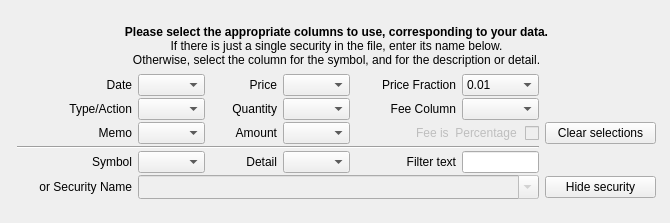
<?xml version="1.0" encoding="UTF-8"?>
<ui version="4.0">
 <class>InvestmentPage</class>
 <widget class="QWidget" name="InvestmentPage">
  <property name="geometry">
   <rect>
    <x>0</x>
    <y>0</y>
    <width>670</width>
    <height>223</height>
   </rect>
  </property>
  <property name="minimumSize">
   <size>
    <width>0</width>
    <height>190</height>
   </size>
  </property>
  <property name="maximumSize">
   <size>
    <width>16777215</width>
    <height>243</height>
   </size>
  </property>
  <property name="windowTitle">
   <string>Investment Wizard Page</string>
  </property>
  <layout class="QGridLayout" name="gridLayout_2">
   <item row="0" column="0">
    <layout class="QHBoxLayout" name="horizontalLayout" stretch="5,500,2">
     <item>
      <spacer name="horizontalSpacer">
       <property name="orientation">
        <enum>Qt::Horizontal</enum>
       </property>
       <property name="sizeHint" stdset="0">
        <size>
         <width>40</width>
         <height>20</height>
        </size>
       </property>
      </spacer>
     </item>
     <item>
      <layout class="QVBoxLayout" name="verticalLayout" stretch="50,100">
       <item>
        <widget class="QLabel" name="label">
         <property name="sizePolicy">
          <sizepolicy hsizetype="Preferred" vsizetype="Fixed">
           <horstretch>0</horstretch>
           <verstretch>0</verstretch>
          </sizepolicy>
         </property>
         <property name="maximumSize">
          <size>
           <width>16777215</width>
           <height>50</height>
          </size>
         </property>
         <property name="text">
          <string>&lt;body style=&quot; font-family:'Sans Serif';font-size:9pt; font-weight:400; font-style:normal;&quot;&gt;
&lt;p align=&quot;center&quot; &gt;&lt;span style=&quot; font-size:9pt; font-weight:600;&quot;&gt;Please select the appropriate columns to use, corresponding to your data.&lt;/span&gt;&lt;br /&gt;&lt;span style=&quot; font-size:9pt;&quot;&gt;If there is just a single security in the file, enter its name below.&lt;br /&gt;Otherwise, select the column for the symbol, and for the description or detail.&lt;/span&gt;&lt;/p&gt;&lt;/body&gt;</string>
         </property>
        </widget>
       </item>
       <item>
        <layout class="QGridLayout" name="gridLayout" rowstretch="9,9,9,3,9,9" columnstretch="23,12,12,12,20,14,20">
         <property name="horizontalSpacing">
          <number>6</number>
         </property>
         <property name="verticalSpacing">
          <number>2</number>
         </property>
         <item row="0" column="2">
          <widget class="QLabel" name="labelInv_price">
           <property name="enabled">
            <bool>true</bool>
           </property>
           <property name="minimumSize">
            <size>
             <width>50</width>
             <height>0</height>
            </size>
           </property>
           <property name="maximumSize">
            <size>
             <width>100</width>
             <height>16777215</height>
            </size>
           </property>
           <property name="accessibleName">
            <string comment="column containing price field"/>
           </property>
           <property name="text">
            <string>Price</string>
           </property>
           <property name="alignment">
            <set>Qt::AlignRight|Qt::AlignTrailing|Qt::AlignVCenter</set>
           </property>
          </widget>
         </item>
         <item row="5" column="1" colspan="5">
          <widget class="KComboBox" name="comboBoxInv_securityName">
           <property name="enabled">
            <bool>false</bool>
           </property>
           <property name="minimumSize">
            <size>
             <width>0</width>
             <height>24</height>
            </size>
           </property>
           <property name="maximumSize">
            <size>
             <width>16777215</width>
             <height>16777215</height>
            </size>
           </property>
           <property name="toolTip">
            <string>&lt;p align=&quot;center&quot;&gt;Alternatively, if the file contains just a single security, enter its name here.
The names are retained and may be selected from the list here.&lt;/p&gt;</string>
           </property>
           <property name="editable">
            <bool>true</bool>
           </property>
           <property name="maxVisibleItems">
            <number>12</number>
           </property>
           <property name="insertPolicy">
            <enum>QComboBox::InsertAlphabetically</enum>
           </property>
           <property name="autoCompletion">
            <bool>false</bool>
           </property>
          </widget>
         </item>
         <item row="5" column="6">
          <widget class="KPushButton" name="buttonInv_hideSecurity">
           <property name="minimumSize">
            <size>
             <width>100</width>
             <height>0</height>
            </size>
           </property>
           <property name="maximumSize">
            <size>
             <width>16777215</width>
             <height>16777215</height>
            </size>
           </property>
           <property name="toolTip">
            <string>&lt;p align=&quot;center&quot;&gt;Remove security name from selection list. &lt;br&gt; It does not affect the underlying security itself.</string>
           </property>
           <property name="statusTip">
            <string/>
           </property>
           <property name="text">
            <string>Hide security</string>
           </property>
          </widget>
         </item>
         <item row="1" column="1">
          <widget class="KComboBox" name="comboBoxInv_typeCol">
           <property name="minimumSize">
            <size>
             <width>50</width>
             <height>0</height>
            </size>
           </property>
           <property name="toolTip">
            <string>Select column containing investment type field.</string>
           </property>
           <property name="maxVisibleItems">
            <number>12</number>
           </property>
          </widget>
         </item>
         <item row="1" column="2">
          <widget class="QLabel" name="labelInv_quantity">
           <property name="enabled">
            <bool>true</bool>
           </property>
           <property name="accessibleName">
            <string comment="column containing quantity field"/>
           </property>
           <property name="text">
            <string>Quantity</string>
           </property>
           <property name="alignment">
            <set>Qt::AlignRight|Qt::AlignTrailing|Qt::AlignVCenter</set>
           </property>
          </widget>
         </item>
         <item row="4" column="3">
          <widget class="KComboBox" name="comboBoxInv_detailCol">
           <property name="minimumSize">
            <size>
             <width>50</width>
             <height>0</height>
            </size>
           </property>
           <property name="toolTip">
            <string>&lt;p align=&quot;center&quot; &gt;If a descriptive column contains an activity type, select it here.&lt;br /&gt; See also Filter text field.&lt;/p&gt;</string>
           </property>
          </widget>
         </item>
         <item row="4" column="4">
          <widget class="QLabel" name="labelInv_FilterText">
           <property name="minimumSize">
            <size>
             <width>80</width>
             <height>0</height>
            </size>
           </property>
           <property name="text">
            <string>Filter text</string>
           </property>
           <property name="alignment">
            <set>Qt::AlignRight|Qt::AlignTrailing|Qt::AlignVCenter</set>
           </property>
          </widget>
         </item>
         <item row="4" column="5">
          <widget class="KLineEdit" name="lineEdit_filter">
           <property name="minimumSize">
            <size>
             <width>50</width>
             <height>0</height>
            </size>
           </property>
           <property name="toolTip">
            <string>&lt;p align=&quot;center&quot;&gt;If the Detail column has an activity type prefixed by a standard text, enter the text here. For instance, if a field contains, say,&lt;br/&gt; 'type: dividend', enter 'type: '.&lt;/p&gt;</string>
           </property>
           <property name="trapEnterKeyEvent" stdset="0">
            <bool>true</bool>
           </property>
          </widget>
         </item>
         <item row="5" column="0">
          <widget class="QLabel" name="labelInv_security">
           <property name="minimumSize">
            <size>
             <width>100</width>
             <height>20</height>
            </size>
           </property>
           <property name="maximumSize">
            <size>
             <width>115</width>
             <height>20</height>
            </size>
           </property>
           <property name="accessibleName">
            <string comment="name of security"/>
           </property>
           <property name="text">
            <string>or Security Name</string>
           </property>
           <property name="alignment">
            <set>Qt::AlignRight|Qt::AlignTrailing|Qt::AlignVCenter</set>
           </property>
          </widget>
         </item>
         <item row="2" column="2">
          <widget class="QLabel" name="labelInv_amount">
           <property name="enabled">
            <bool>true</bool>
           </property>
           <property name="text">
            <string comment="column for monetary value">Amount</string>
           </property>
           <property name="alignment">
            <set>Qt::AlignRight|Qt::AlignTrailing|Qt::AlignVCenter</set>
           </property>
          </widget>
         </item>
         <item row="2" column="3">
          <widget class="KComboBox" name="comboBoxInv_amountCol">
           <property name="minimumSize">
            <size>
             <width>50</width>
             <height>0</height>
            </size>
           </property>
           <property name="toolTip">
            <string>Select column containing amount field.</string>
           </property>
           <property name="maxVisibleItems">
            <number>12</number>
           </property>
          </widget>
         </item>
         <item row="1" column="5">
          <widget class="KComboBox" name="comboBoxInv_feeCol">
           <property name="minimumSize">
            <size>
             <width>50</width>
             <height>0</height>
            </size>
           </property>
           <property name="toolTip">
            <string>&lt;p align=&quot;center&quot;&gt;If necessary, select column containing fee. 
Caution. This might already have been
incorporated into the price.&lt;/span&gt;&lt;/p&gt;</string>
           </property>
           <property name="maxVisibleItems">
            <number>12</number>
           </property>
          </widget>
         </item>
         <item row="2" column="4" colspan="2">
          <widget class="QCheckBox" name="checkBoxInv_feeType">
           <property name="enabled">
            <bool>false</bool>
           </property>
           <property name="minimumSize">
            <size>
             <width>0</width>
             <height>0</height>
            </size>
           </property>
           <property name="toolTip">
            <string>Check box if any fee is a percentage figure rather than a value.</string>
           </property>
           <property name="accessibleName">
            <string comment="select if fee is a percentage (not value)"/>
           </property>
           <property name="layoutDirection">
            <enum>Qt::RightToLeft</enum>
           </property>
           <property name="text">
            <string comment="select if fee is a percentage (not value)">Fee is  Percentage </string>
           </property>
          </widget>
         </item>
         <item row="2" column="6">
          <widget class="KPushButton" name="button_clear">
           <property name="minimumSize">
            <size>
             <width>100</width>
             <height>0</height>
            </size>
           </property>
           <property name="toolTip">
            <string>Clear selected column entries.</string>
           </property>
           <property name="text">
            <string comment="verb, to clear selected columns">Clear selections</string>
           </property>
          </widget>
         </item>
         <item row="1" column="0">
          <widget class="QLabel" name="labelInv_type">
           <property name="accessibleName">
            <string comment="column containing investment type/action field"/>
           </property>
           <property name="text">
            <string comment="column containing investment type/action field">Type/Action</string>
           </property>
           <property name="alignment">
            <set>Qt::AlignRight|Qt::AlignTrailing|Qt::AlignVCenter</set>
           </property>
          </widget>
         </item>
         <item row="1" column="3">
          <widget class="KComboBox" name="comboBoxInv_quantityCol">
           <property name="minimumSize">
            <size>
             <width>50</width>
             <height>0</height>
            </size>
           </property>
           <property name="toolTip">
            <string>Select column containing quantity field.</string>
           </property>
           <property name="maxVisibleItems">
            <number>12</number>
           </property>
          </widget>
         </item>
         <item row="2" column="0">
          <widget class="QLabel" name="labelInv_memo">
           <property name="accessibleName">
            <string comment="column containing memo field"/>
           </property>
           <property name="text">
            <string>Memo</string>
           </property>
           <property name="alignment">
            <set>Qt::AlignRight|Qt::AlignTrailing|Qt::AlignVCenter</set>
           </property>
          </widget>
         </item>
         <item row="1" column="4">
          <widget class="QLabel" name="labelInv_feeCol">
           <property name="accessibleName">
            <string comment="column containing fee field"/>
           </property>
           <property name="layoutDirection">
            <enum>Qt::LeftToRight</enum>
           </property>
           <property name="text">
            <string comment="column containing fee field">Fee Column</string>
           </property>
           <property name="alignment">
            <set>Qt::AlignRight|Qt::AlignTrailing|Qt::AlignVCenter</set>
           </property>
          </widget>
         </item>
         <item row="0" column="1">
          <widget class="KComboBox" name="comboBoxInv_dateCol">
           <property name="minimumSize">
            <size>
             <width>50</width>
             <height>0</height>
            </size>
           </property>
           <property name="toolTip">
            <string>Select column containing date field.</string>
           </property>
           <property name="maxVisibleItems">
            <number>12</number>
           </property>
          </widget>
         </item>
         <item row="2" column="1">
          <widget class="KComboBox" name="comboBoxInv_memoCol">
           <property name="minimumSize">
            <size>
             <width>50</width>
             <height>0</height>
            </size>
           </property>
           <property name="toolTip">
            <string>&lt;p align=&quot;center&quot;&gt;Select column containing memo field. More than one column may be entered successively. &lt;br /&gt;May also be selected to contain a copy of the type or detail column.&lt;/p&gt;</string>
           </property>
           <property name="maxVisibleItems">
            <number>12</number>
           </property>
          </widget>
         </item>
         <item row="0" column="0">
          <widget class="QLabel" name="labelInv_date">
           <property name="toolTip">
            <string comment="verb, Select column containing date field">Select column containing date field</string>
           </property>
           <property name="accessibleName">
            <string comment="column containing date field"/>
           </property>
           <property name="text">
            <string>Date</string>
           </property>
           <property name="alignment">
            <set>Qt::AlignRight|Qt::AlignTrailing|Qt::AlignVCenter</set>
           </property>
          </widget>
         </item>
         <item row="0" column="3">
          <widget class="KComboBox" name="comboBoxInv_priceCol">
           <property name="minimumSize">
            <size>
             <width>50</width>
             <height>0</height>
            </size>
           </property>
           <property name="toolTip">
            <string>Select column containing price field.</string>
           </property>
           <property name="maxVisibleItems">
            <number>12</number>
           </property>
          </widget>
         </item>
         <item row="4" column="1">
          <widget class="KComboBox" name="comboBoxInv_symbolCol">
           <property name="minimumSize">
            <size>
             <width>50</width>
             <height>0</height>
            </size>
           </property>
           <property name="toolTip">
            <string>&lt;p align=&quot;center&quot; &gt;If more than one stock is present in the file, and if the stock symbols&lt;br/&gt; are shown in one of the columns, select it here. &lt;/p&gt;</string>
           </property>
          </widget>
         </item>
         <item row="4" column="2">
          <widget class="QLabel" name="labelInv_detailCol">
           <property name="text">
            <string>Detail</string>
           </property>
           <property name="alignment">
            <set>Qt::AlignRight|Qt::AlignTrailing|Qt::AlignVCenter</set>
           </property>
          </widget>
         </item>
         <item row="3" column="0" colspan="6">
          <widget class="Line" name="line">
           <property name="orientation">
            <enum>Qt::Horizontal</enum>
           </property>
          </widget>
         </item>
         <item row="4" column="0">
          <widget class="QLabel" name="labelInv_symbolCol">
           <property name="text">
            <string>Symbol</string>
           </property>
           <property name="alignment">
            <set>Qt::AlignRight|Qt::AlignTrailing|Qt::AlignVCenter</set>
           </property>
          </widget>
         </item>
         <item row="0" column="4">
          <widget class="QLabel" name="labelInv_priceFraction">
           <property name="minimumSize">
            <size>
             <width>85</width>
             <height>0</height>
            </size>
           </property>
           <property name="maximumSize">
            <size>
             <width>100</width>
             <height>16777215</height>
            </size>
           </property>
           <property name="accessibleName">
            <string comment="noun, conversion factor to align pricing in the imported file with KMM's internal prices."/>
           </property>
           <property name="text">
            <string comment="noun, conversion fraction/multiplier to use to make compatible the csv pricing with KMM pricing.">Price Fraction</string>
           </property>
           <property name="alignment">
            <set>Qt::AlignRight|Qt::AlignTrailing|Qt::AlignVCenter</set>
           </property>
          </widget>
         </item>
         <item row="0" column="5">
          <widget class="KComboBox" name="comboBoxInv_priceFraction">
           <property name="minimumSize">
            <size>
             <width>50</width>
             <height>0</height>
            </size>
           </property>
           <property name="toolTip">
            <string>&lt;p align=&quot;center&quot;&gt;If necessary, select a fraction/multiplier for compatibility between imported and stored prices. For instance, if the import price is in cents but the file is priced in dollars, select 0.01.&lt;/p&gt;&lt;/body&gt;</string>
           </property>
           <property name="maxVisibleItems">
            <number>5</number>
           </property>
           <item>
            <property name="text">
             <string>0.01</string>
            </property>
           </item>
           <item>
            <property name="text">
             <string>0.10</string>
            </property>
           </item>
           <item>
            <property name="text">
             <string>1</string>
            </property>
           </item>
           <item>
            <property name="text">
             <string>10</string>
            </property>
           </item>
           <item>
            <property name="text">
             <string>100</string>
            </property>
           </item>
          </widget>
         </item>
        </layout>
       </item>
      </layout>
     </item>
     <item>
      <spacer name="horizontalSpacer_2">
       <property name="orientation">
        <enum>Qt::Horizontal</enum>
       </property>
       <property name="sizeHint" stdset="0">
        <size>
         <width>40</width>
         <height>20</height>
        </size>
       </property>
      </spacer>
     </item>
    </layout>
   </item>
  </layout>
 </widget>
 <customwidgets>
  <customwidget>
   <class>KComboBox</class>
   <extends>QComboBox</extends>
   <header>kcombobox.h</header>
  </customwidget>
  <customwidget>
   <class>KLineEdit</class>
   <extends>QLineEdit</extends>
   <header>klineedit.h</header>
  </customwidget>
  <customwidget>
   <class>KPushButton</class>
   <extends>QPushButton</extends>
   <header>kpushbutton.h</header>
  </customwidget>
 </customwidgets>
 <resources/>
 <connections/>
</ui>
